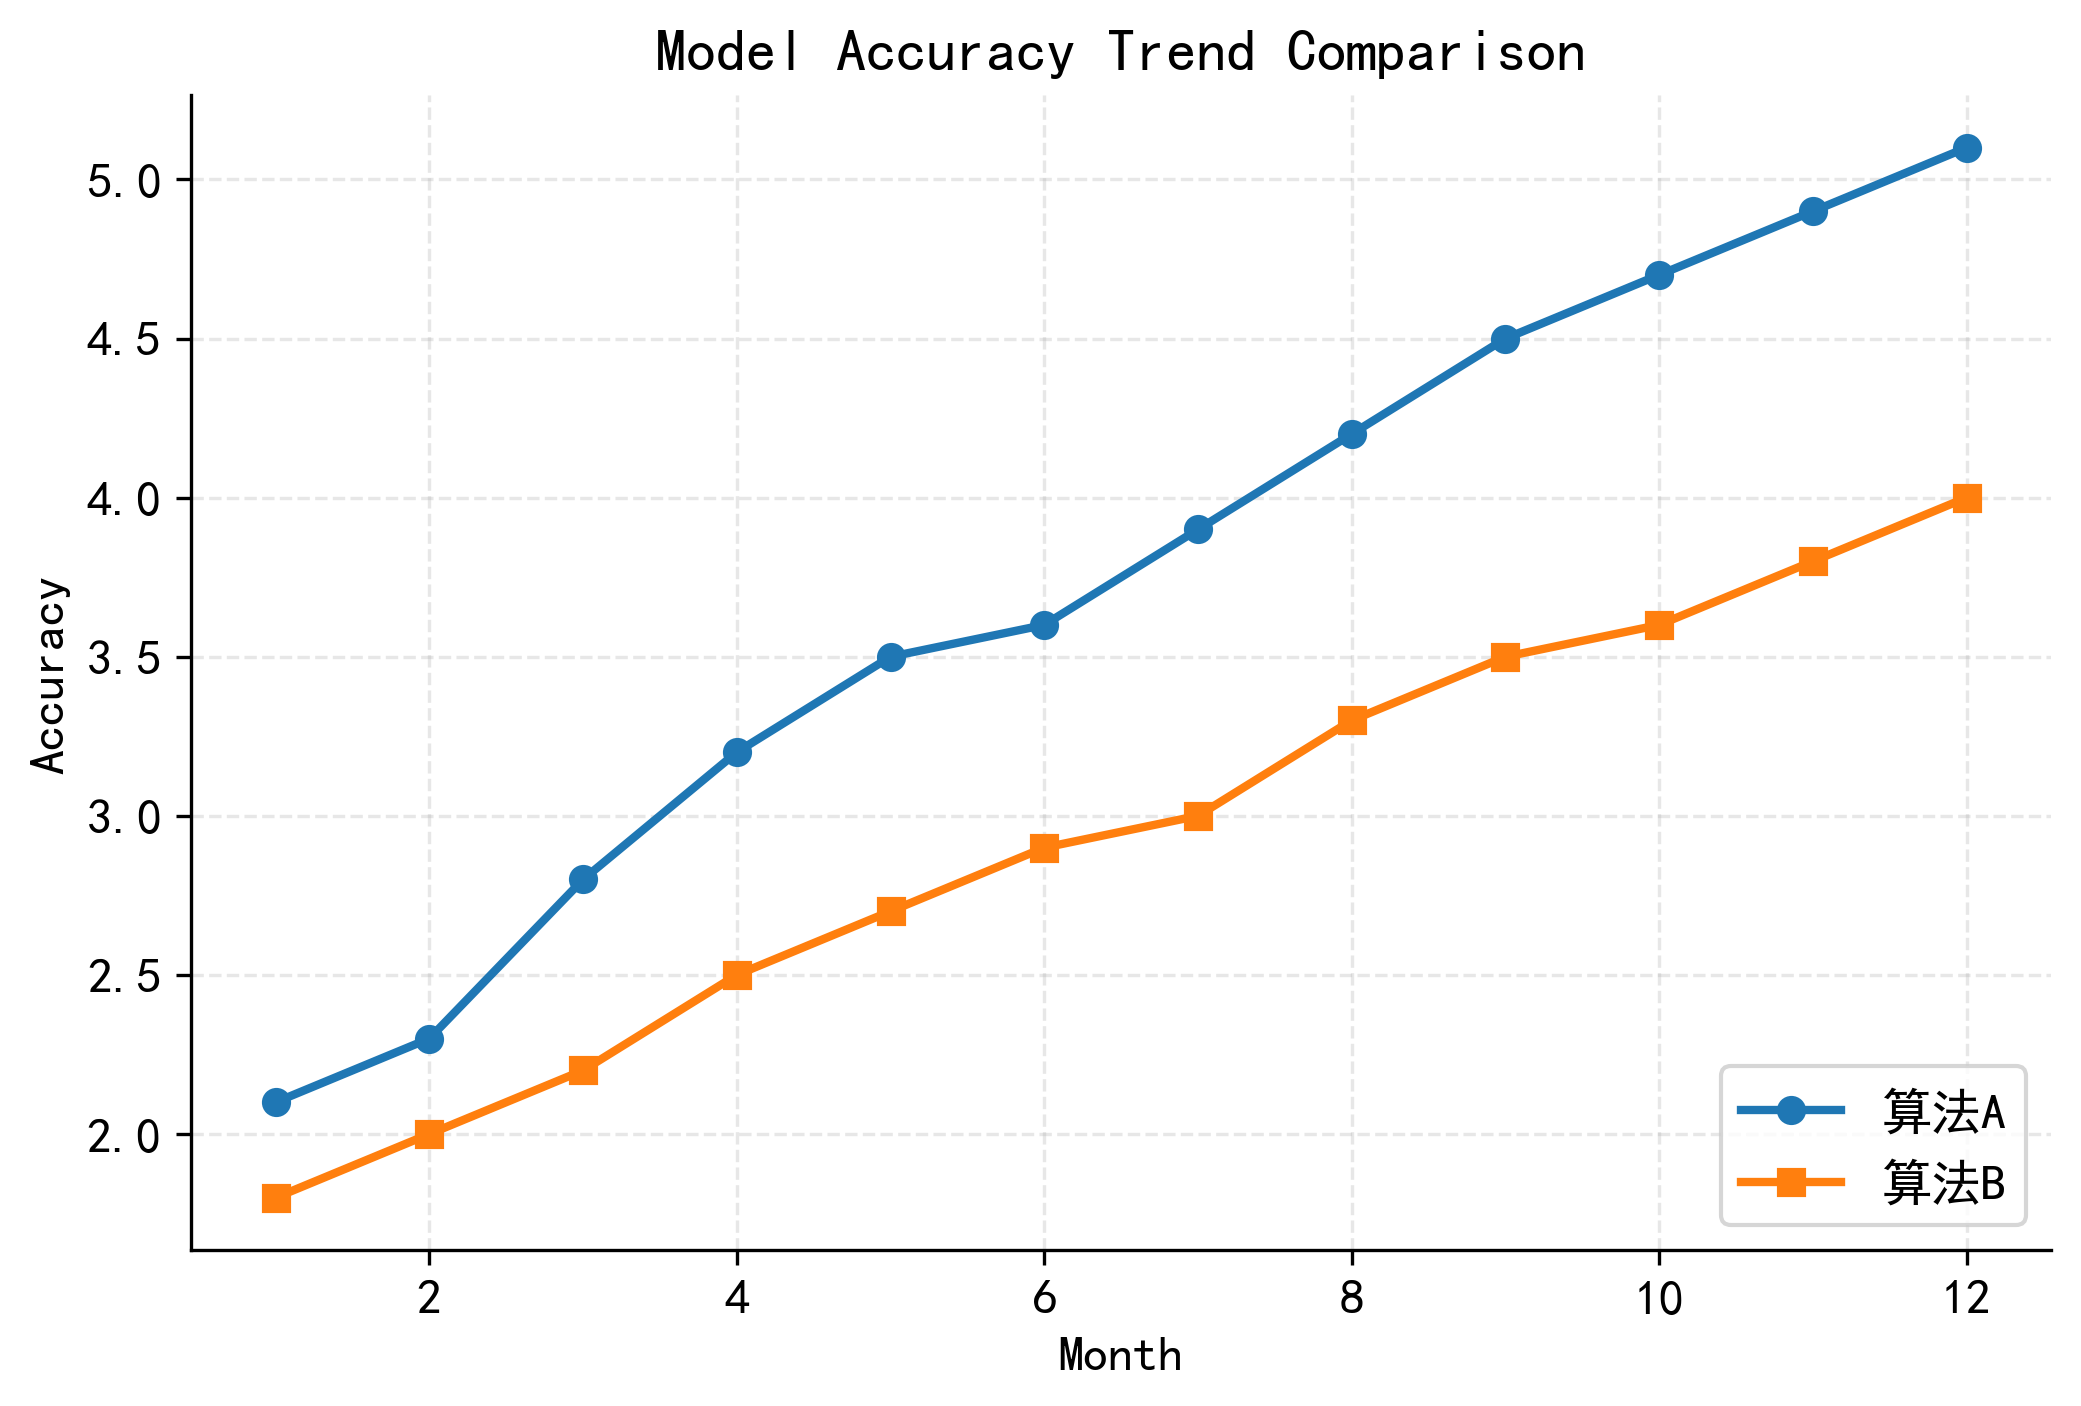

The script that saved this image:
# ====================== 导入库部分 ======================
# 导入绘图核心库，起别名plt，后续所有绘图操作都用plt调用
import matplotlib.pyplot as plt
# 导入数值计算库，用来生成连续x坐标、数组数据
import numpy as np

# ====================== 全局科研绘图参数配置（一次性生效） ======================
# 设置全局字体为黑体SimHei，解决图表中文显示方框乱码问题
plt.rcParams["font.family"] = ["SimHei"]
# 解决坐标轴负数符号显示异常（负号变成小方块）
plt.rcParams["axes.unicode_minus"] = False
# 设置全局文字字号为12号，符合期刊论文规范
plt.rcParams["font.size"] = 12
# 隐藏图表顶部边框，科研图简约风格要求
plt.rcParams["axes.spines.top"] = False
# 隐藏图表右侧边框，只保留左下两条坐标轴
plt.rcParams["axes.spines.right"] = False
# 设置图片分辨率300dpi，期刊投稿硬性要求，清晰度最高
plt.rcParams["figure.dpi"] = 300
# 保存图片时自动裁剪四周多余空白白边，排版更整洁
plt.rcParams["savefig.bbox"] = "tight"

# ====================== 构造模拟实验数据 ======================
# 生成从1到12的整数数组，代表12个月份，作为X轴横坐标
x = np.arange(1, 13)
# 算法A每组对应的准确率Y值
y1 = np.array([2.1, 2.3, 2.8, 3.2, 3.5, 3.6, 3.9, 4.2, 4.5, 4.7, 4.9, 5.1])
# 算法B每组对应的准确率Y值
y2 = np.array([1.8, 2.0, 2.2, 2.5, 2.7, 2.9, 3.0, 3.3, 3.5, 3.6, 3.8, 4.0])

# ====================== 创建画布与绘图容器 ======================
# fig：整个画布；ax：实际画图的坐标轴区域；figsize设置画布宽8高5英寸
fig, ax = plt.subplots(figsize=(8, 5))

# ====================== 绘制第一条折线（算法A） ======================
# x,y1：横纵坐标数据
# color：线条颜色（科研经典蓝色）
# marker="o"：每个数据点画实心圆圈标记
# linewidth=2：线条粗细为2像素，更清晰
# label：图例显示名称
ax.plot(x, y1, color="#1f77b4", marker="o", linewidth=2, label="算法A")

# ====================== 绘制第二条折线（算法B） ======================
# marker="s"：数据点用正方形标记，和A做视觉区分
ax.plot(x, y2, color="#ff7f0e", marker="s", linewidth=2, label="算法B")

# ====================== 坐标轴、标题、辅助元素设置 ======================
# X轴坐标轴标签：月份
ax.set_xlabel("Month")
# Y轴坐标轴标签：准确率
ax.set_ylabel("Accuracy")
# 图表总标题
ax.set_title("Model Accuracy Trend Comparison")
# 显示图例，放在右下角lower right
ax.legend(loc="lower right")
# 绘制背景网格，alpha透明度0.3避免遮挡曲线，虚线样式
ax.grid(alpha=0.3, linestyle="--")

# ====================== 保存图片 + 弹窗展示 ======================
import os
save_path = r"C:\Users\86159\Desktop\04"
# 保存矢量PDF格式，论文插入无损放大，投稿首选
plt.savefig(os.path.join(save_path, "折线图.pdf"))
# 保存PNG高清图片，日常查看使用
plt.savefig(os.path.join(save_path, "折线图.png"))
# 弹出窗口预览绘制好的图表
plt.show()
